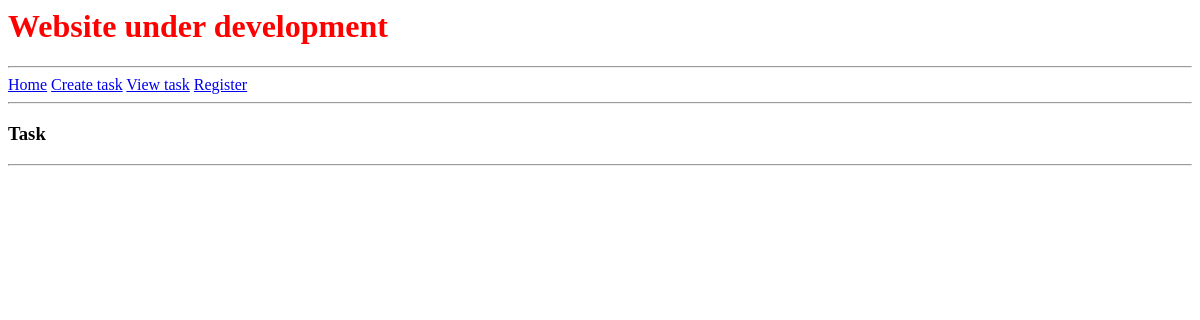
Page /view-tasks on the earlier database version.
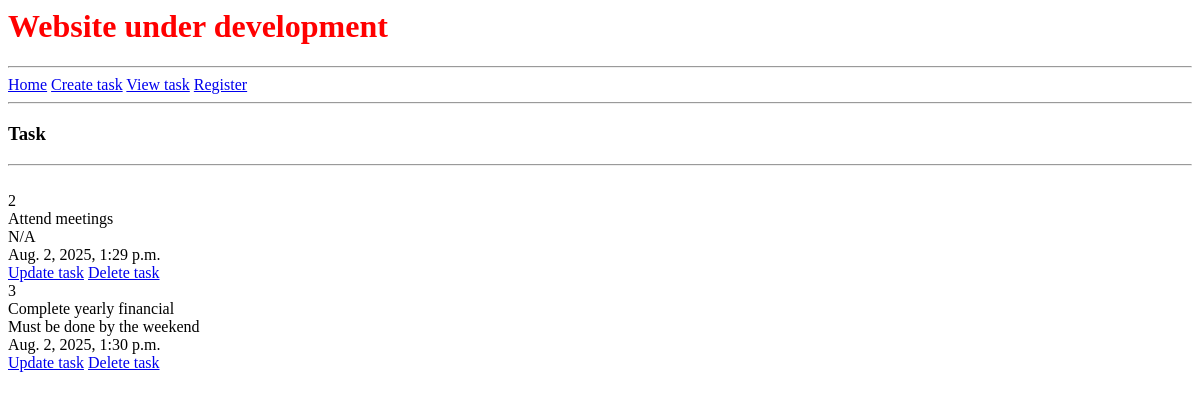
Same page on the later database version.
### crm/models.py (models this page shows)
class Task(models.Model):
    title = models.CharField(max_length=50)
    description = models.CharField(max_length=1000)
    created = models.DateTimeField(auto_now_add=True)

### crm/views.py (the view)
# urls.py: path('view-tasks',views.tasks, name = "view-tasks"),
def tasks(request):
    queryDataAll = Task.objects.all()
    context = {'AllTask': queryDataAll}
    return render(request, 'crm/view-tasks.html',context)

### crm/templates/crm/view-tasks.html (shortened to what this page needs)
{% extends "crm/base.html" %}
    {% block content %}
    <h3>Task</h3>
    <hr>
        {% for task in AllTask %}
            <br>
            {{task.id}}
            <br>
            {{task.title}}
            <br>
            {{task.description}}
            <br>
            {{task.created}}
            <br>
            <a href="{% url "update-task" task.id%}">Update task</a>
            <a href="{% url "delete-task" task.id%}">Delete task</a>
        {% endfor %}
        <br>
    {% endblock %}

Differences in the rows shown:
added Task: id "2", title "Attend meetings", description "N/A", created "Aug. 2, 2025, 1:29 p.m."
added Task: id "3", title "Complete yearly financial", description "Must be done by the weekend", created "Aug. 2, 2025, 1:30 p.m."
